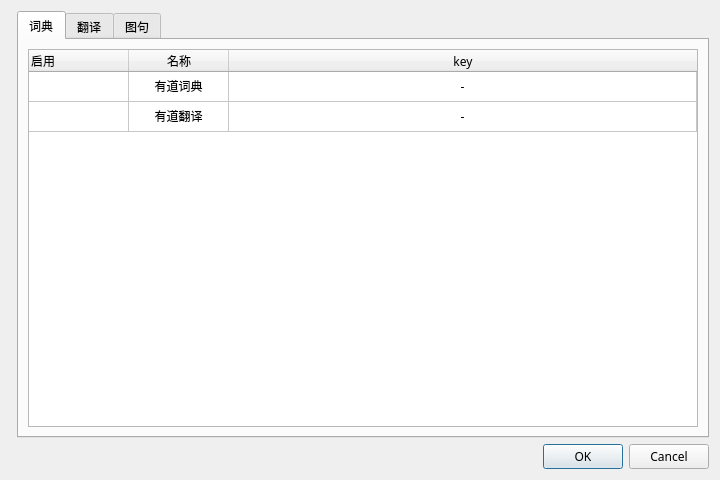
<?xml version="1.0" encoding="UTF-8"?>
<ui version="4.0">
 <class>Dialog</class>
 <widget class="QDialog" name="Dialog">
  <property name="geometry">
   <rect>
    <x>0</x>
    <y>0</y>
    <width>720</width>
    <height>480</height>
   </rect>
  </property>
  <property name="minimumSize">
   <size>
    <width>720</width>
    <height>480</height>
   </size>
  </property>
  <property name="font">
   <font>
    <family>等线</family>
   </font>
  </property>
  <property name="windowTitle">
   <string>Configrations</string>
  </property>
  <property name="locale">
   <locale language="Chinese" country="China"/>
  </property>
  <layout class="QFormLayout" name="formLayout">
   <item row="0" column="1">
    <widget class="QTabWidget" name="tabWidget">
     <property name="tabShape">
      <enum>QTabWidget::Rounded</enum>
     </property>
     <property name="currentIndex">
      <number>0</number>
     </property>
     <widget class="QWidget" name="tab">
      <attribute name="title">
       <string>词典</string>
      </attribute>
      <layout class="QGridLayout" name="gridLayout">
       <item row="1" column="0">
        <layout class="QGridLayout" name="gridLayout_2">
         <item row="1" column="0" colspan="2">
          <widget class="QTableWidget" name="tableWidget_2">
           <property name="editTriggers">
            <set>QAbstractItemView::DoubleClicked</set>
           </property>
           <property name="sortingEnabled">
            <bool>false</bool>
           </property>
           <attribute name="horizontalHeaderCascadingSectionResizes">
            <bool>true</bool>
           </attribute>
           <attribute name="horizontalHeaderStretchLastSection">
            <bool>true</bool>
           </attribute>
           <attribute name="verticalHeaderVisible">
            <bool>false</bool>
           </attribute>
           <attribute name="verticalHeaderCascadingSectionResizes">
            <bool>true</bool>
           </attribute>
           <attribute name="verticalHeaderStretchLastSection">
            <bool>false</bool>
           </attribute>
           <row>
            <property name="text">
             <string>1</string>
            </property>
            <property name="textAlignment">
             <set>AlignCenter</set>
            </property>
           </row>
           <row>
            <property name="text">
             <string>2</string>
            </property>
            <property name="textAlignment">
             <set>AlignCenter</set>
            </property>
           </row>
           <column>
            <property name="text">
             <string>启用</string>
            </property>
            <property name="font">
             <font>
              <family>等线</family>
             </font>
            </property>
            <property name="textAlignment">
             <set>AlignLeading|AlignVCenter</set>
            </property>
           </column>
           <column>
            <property name="text">
             <string>名称</string>
            </property>
            <property name="font">
             <font>
              <family>等线</family>
             </font>
            </property>
            <property name="textAlignment">
             <set>AlignCenter</set>
            </property>
           </column>
           <column>
            <property name="text">
             <string>key</string>
            </property>
            <property name="font">
             <font>
              <family>等线</family>
              <kerning>true</kerning>
             </font>
            </property>
            <property name="textAlignment">
             <set>AlignCenter</set>
            </property>
           </column>
           <item row="0" column="0">
            <property name="text">
             <string/>
            </property>
            <property name="font">
             <font>
              <family>等线</family>
             </font>
            </property>
            <property name="textAlignment">
             <set>AlignCenter</set>
            </property>
            <property name="flags">
             <set>ItemIsUserCheckable|ItemIsEnabled</set>
            </property>
           </item>
           <item row="0" column="1">
            <property name="text">
             <string>有道词典</string>
            </property>
            <property name="font">
             <font>
              <family>等线</family>
             </font>
            </property>
            <property name="textAlignment">
             <set>AlignCenter</set>
            </property>
           </item>
           <item row="0" column="2">
            <property name="text">
             <string>-</string>
            </property>
            <property name="font">
             <font>
              <family>等线</family>
             </font>
            </property>
            <property name="textAlignment">
             <set>AlignCenter</set>
            </property>
            <property name="flags">
             <set>NoItemFlags</set>
            </property>
           </item>
           <item row="1" column="0">
            <property name="text">
             <string/>
            </property>
            <property name="font">
             <font>
              <family>等线</family>
             </font>
            </property>
            <property name="textAlignment">
             <set>AlignCenter</set>
            </property>
            <property name="flags">
             <set>ItemIsUserCheckable|ItemIsEnabled</set>
            </property>
           </item>
           <item row="1" column="1">
            <property name="text">
             <string>有道翻译</string>
            </property>
            <property name="font">
             <font>
              <family>等线</family>
             </font>
            </property>
            <property name="textAlignment">
             <set>AlignCenter</set>
            </property>
           </item>
           <item row="1" column="2">
            <property name="text">
             <string>-</string>
            </property>
            <property name="textAlignment">
             <set>AlignCenter</set>
            </property>
            <property name="flags">
             <set>NoItemFlags</set>
            </property>
           </item>
          </widget>
         </item>
        </layout>
       </item>
      </layout>
     </widget>
     <widget class="QWidget" name="tab_2">
      <attribute name="title">
       <string>翻译</string>
      </attribute>
      <widget class="QWidget" name="gridLayoutWidget_2">
       <property name="geometry">
        <rect>
         <x>10</x>
         <y>10</y>
         <width>651</width>
         <height>351</height>
        </rect>
       </property>
       <layout class="QGridLayout" name="gridLayout_3">
        <item row="3" column="1">
         <widget class="QToolButton" name="toolButton_2">
          <property name="text">
           <string>添加</string>
          </property>
         </widget>
        </item>
        <item row="3" column="0">
         <spacer name="horizontalSpacer">
          <property name="orientation">
           <enum>Qt::Horizontal</enum>
          </property>
          <property name="sizeHint" stdset="0">
           <size>
            <width>40</width>
            <height>20</height>
           </size>
          </property>
         </spacer>
        </item>
        <item row="2" column="0" colspan="7">
         <widget class="QTableWidget" name="tableWidget_3">
          <property name="sizeAdjustPolicy">
           <enum>QAbstractScrollArea::AdjustIgnored</enum>
          </property>
          <property name="columnCount">
           <number>4</number>
          </property>
          <attribute name="horizontalHeaderCascadingSectionResizes">
           <bool>true</bool>
          </attribute>
          <attribute name="horizontalHeaderStretchLastSection">
           <bool>true</bool>
          </attribute>
          <attribute name="verticalHeaderVisible">
           <bool>false</bool>
          </attribute>
          <attribute name="verticalHeaderCascadingSectionResizes">
           <bool>true</bool>
          </attribute>
          <attribute name="verticalHeaderStretchLastSection">
           <bool>false</bool>
          </attribute>
          <row>
           <property name="text">
            <string>1</string>
           </property>
          </row>
          <row>
           <property name="text">
            <string>2</string>
           </property>
          </row>
          <column>
           <property name="text">
            <string>启用</string>
           </property>
           <property name="font">
            <font>
             <family>等线</family>
            </font>
           </property>
          </column>
          <column>
           <property name="text">
            <string>名称</string>
           </property>
           <property name="font">
            <font>
             <family>等线</family>
            </font>
           </property>
          </column>
          <column>
           <property name="text">
            <string>key</string>
           </property>
           <property name="font">
            <font>
             <family>等线</family>
            </font>
           </property>
          </column>
          <column>
           <property name="text">
            <string>链接</string>
           </property>
           <property name="font">
            <font>
             <family>等线</family>
            </font>
           </property>
          </column>
         </widget>
        </item>
        <item row="3" column="2" colspan="5">
         <widget class="QToolButton" name="toolButton">
          <property name="text">
           <string>删除</string>
          </property>
         </widget>
        </item>
       </layout>
      </widget>
     </widget>
     <widget class="QWidget" name="tab_3">
      <attribute name="title">
       <string>图句</string>
      </attribute>
      <widget class="QWidget" name="gridLayoutWidget_3">
       <property name="geometry">
        <rect>
         <x>9</x>
         <y>9</y>
         <width>671</width>
         <height>221</height>
        </rect>
       </property>
       <layout class="QGridLayout" name="gridLayout_4">
        <item row="0" column="3" colspan="2">
         <widget class="QCheckBox" name="checkBox_2">
          <property name="text">
           <string>每日一句</string>
          </property>
         </widget>
        </item>
        <item row="4" column="0" colspan="2">
         <widget class="QComboBox" name="comboBox"/>
        </item>
        <item row="0" column="0" colspan="2">
         <widget class="QCheckBox" name="checkBox">
          <property name="text">
           <string>每日一图</string>
          </property>
         </widget>
        </item>
        <item row="5" column="0" colspan="2">
         <widget class="QRadioButton" name="radioButton_2">
          <property name="text">
           <string>自定义图片</string>
          </property>
         </widget>
        </item>
        <item row="2" column="0" colspan="2">
         <widget class="QRadioButton" name="radioButton">
          <property name="text">
           <string>内置</string>
          </property>
         </widget>
        </item>
        <item row="6" column="0">
         <widget class="QLineEdit" name="lineEdit"/>
        </item>
        <item row="6" column="1">
         <widget class="QToolButton" name="toolButton_7">
          <property name="text">
           <string>...</string>
          </property>
         </widget>
        </item>
        <item row="1" column="0" colspan="2">
         <widget class="QCheckBox" name="checkBox_3">
          <property name="text">
           <string>保存功能</string>
          </property>
         </widget>
        </item>
        <item row="7" column="0" rowspan="2" colspan="2">
         <spacer name="verticalSpacer_2">
          <property name="orientation">
           <enum>Qt::Vertical</enum>
          </property>
          <property name="sizeHint" stdset="0">
           <size>
            <width>20</width>
            <height>40</height>
           </size>
          </property>
         </spacer>
        </item>
        <item row="1" column="3" colspan="2">
         <widget class="QRadioButton" name="radioButton_3">
          <property name="text">
           <string>内置</string>
          </property>
         </widget>
        </item>
        <item row="2" column="3" colspan="2">
         <widget class="QComboBox" name="comboBox_2"/>
        </item>
        <item row="4" column="3" colspan="2">
         <widget class="QRadioButton" name="radioButton_4">
          <property name="text">
           <string>自定义文本</string>
          </property>
         </widget>
        </item>
        <item row="5" column="3">
         <widget class="QLineEdit" name="lineEdit_2"/>
        </item>
        <item row="5" column="4">
         <widget class="QToolButton" name="toolButton_8">
          <property name="text">
           <string>...</string>
          </property>
         </widget>
        </item>
        <item row="6" column="3" rowspan="3" colspan="2">
         <spacer name="verticalSpacer">
          <property name="orientation">
           <enum>Qt::Vertical</enum>
          </property>
          <property name="sizeHint" stdset="0">
           <size>
            <width>20</width>
            <height>40</height>
           </size>
          </property>
         </spacer>
        </item>
       </layout>
      </widget>
     </widget>
    </widget>
   </item>
   <item row="1" column="1">
    <widget class="QDialogButtonBox" name="buttonBox">
     <property name="font">
      <font>
       <family>等线</family>
      </font>
     </property>
     <property name="orientation">
      <enum>Qt::Horizontal</enum>
     </property>
     <property name="standardButtons">
      <set>QDialogButtonBox::Cancel|QDialogButtonBox::Ok</set>
     </property>
    </widget>
   </item>
  </layout>
 </widget>
 <resources/>
 <connections>
  <connection>
   <sender>buttonBox</sender>
   <signal>accepted()</signal>
   <receiver>Dialog</receiver>
   <slot>accept()</slot>
   <hints>
    <hint type="sourcelabel">
     <x>248</x>
     <y>254</y>
    </hint>
    <hint type="destinationlabel">
     <x>157</x>
     <y>274</y>
    </hint>
   </hints>
  </connection>
  <connection>
   <sender>buttonBox</sender>
   <signal>rejected()</signal>
   <receiver>Dialog</receiver>
   <slot>reject()</slot>
   <hints>
    <hint type="sourcelabel">
     <x>316</x>
     <y>260</y>
    </hint>
    <hint type="destinationlabel">
     <x>286</x>
     <y>274</y>
    </hint>
   </hints>
  </connection>
 </connections>
</ui>
